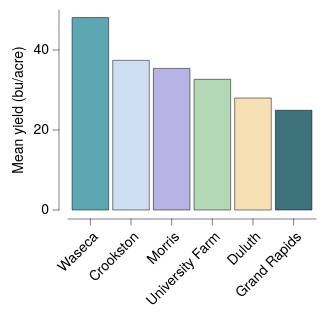

Here is the Vega-Lite specification saved for this chart:
### Vega-Lite specification from a JSON file in a GitHub repository (floating-point values rounded to 4 significant figures)
{"background": null, "config": {"arc": {"fill": "#DBDBDB", "fillOpacity": 1.0, "innerRadius": 25.0, "padAngle": 0.03, "stroke": "black", "strokeOpacity": 1, "strokeWidth": 0.25}, "area": {"fill": "#DBDBDB", "fillOpacity": 1.0, "stroke": "black", "strokeOpacity": 1, "strokeWidth": 0.25}, "axis": {"domain": true, "domainCap": "round", "domainColor": "black", "domainWidth": 0.25, "grid": false, "gridCap": "round", "gridColor": "#F1F1F1", "gridDash": [0, 0], "gridOpacity": 1.0, "gridWidth": 0.25, "labelColor": "black", "labelFont": "Helvetica Neue, HelveticaNeue, Helvetica, Arial, sans-serif", "labelFontSize": 7, "labelFontStyle": "normal", "labelFontWeight": 400, "offset": 4.5, "ticks": true, "tickCap": "round", "tickColor": "black", "tickRound": false, "tickSize": 3, "tickWidth": 0.25, "titleColor": "black", "titleFont": "Helvetica Neue, HelveticaNeue, Helvetica, Arial, sans-serif", "titleFontSize": 7, "titleFontStyle": "normal", "titleFontWeight": 400}, "axisX": {"domain": true, "labelAlign": "right", "labelAngle": 315, "labels": true, "ticks": true, "translate": 0}, "axisY": {"domain": true, "labelAlign": "right", "labelAngle": 0, "labels": true, "ticks": true, "translate": 0}, "axisRight": {"domain": true, "labelAlign": "left", "labelAngle": 0, "labels": true, "ticks": true, "translate": 0}, "axisTop": {"domain": true, "labelAlign": "left", "labelAngle": 45, "labels": true, "ticks": true, "translate": 0}, "axisBand": {"tickOffset": 0}, "bar": {"fill": "#DBDBDB", "fillOpacity": 1.0, "stroke": "black", "strokeOpacity": 1, "strokeWidth": 0.25}, "boxplot": {"size": 9.0, "ticks": {"cornerRadius": 0.25, "fill": "black", "opacity": 1, "size": 4.5, "thickness": 0.25}, "box": {"fillOpacity": 1.0, "stroke": "black", "strokeOpacity": 1, "strokeWidth": 0.25}, "median": {"cornerRadius": 0, "fill": "black", "fillOpacity": 1.0, "opacity": 1, "size": 9.0, "thickness": 0.25}, "rule": {"fill": "black", "fillOpacity": 1.0, "size": 10.0, "stroke": "black", "strokeDash": [0, 0], "strokeOpacity": 1, "strokeWidth": 0.25}, "outliers": {"color": "black", "fill": "black", "fillOpacity": 1.0, "size": 0, "stroke": "black", "strokeOpacity": 1, "strokeWidth": 0.25}}, "circle": {"fill": "black", "fillOpacity": 1.0, "size": 1.25, "stroke": null, "strokeOpacity": 1, "strokeWidth": 0.25}, "errorband": {"band": {"fillOpacity": 0.6, "stroke": null, "strokeWidth": 0.25, "strokeOpacity": 1}, "borders": {"opacity": 0, "strokeOpacity": 0.25, "strokeWidth": 1}}, "errorbar": {"opacity": 1, "rule": {"strokeDash": [0, 0], "strokeWidth": 0.25}, "ticks": {"color": "black", "cornerRadius": 0.125, "opacity": 1, "size": 6.0, "thickness": 0.25}, "thickness": 0.25}, "font": "Helvetica Neue, HelveticaNeue, Helvetica, Arial, sans-serif", "geoshape": {"fill": "#DBDBDB", "fillOpacity": 1.0, "stroke": "black", "strokeOpacity": 1, "strokeWidth": 0.25}, "header": {"labelColor": "black", "labelFont": "Helvetica Neue, HelveticaNeue, Helvetica, Arial, sans-serif", "labelFontSize": 7, "labelFontStyle": "normal", "labelFontWeight": 400, "titleColor": "black", "titleFont": "Helvetica Neue, HelveticaNeue, Helvetica, Arial, sans-serif", "titleFontSize": 7, "titleFontStyle": "normal", "titleFontWeight": 400, "titlePadding": 0}, "legend": {"disable": false, "offset": 4.5, "titlePadding": 4, "labelOffset": 2, "gradientLabelOffset": 2, "gradientLength": 50.0, "gradientThickness": 5.0, "gradientOpacity": 1.0, "gradientStrokeColor": "black", "gradientStrokeWidth": 0.25, "labelColor": "black", "labelFont": "Helvetica Neue, HelveticaNeue, Helvetica, Arial, sans-serif", "labelFontSize": 7, "labelFontStyle": "normal", "labelFontWeight": 400, "strokeColor": "black", "strokeWidth": 0, "symbolSize": 42, "symbolStrokeColor": "black", "symbolStrokeWidth": 0.25, "titleColor": "black", "titleFont": "Helvetica Neue, HelveticaNeue, Helvetica, Arial, sans-serif", "titleFontSize": 7, "titleFontStyle": "normal", "titleFontWeight": 400}, "line": {"color": "black", "stroke": "black", "strokeCap": "round", "strokeDash": [0, 0], "strokeOpacity": 1, "strokeWidth": 0.375}, "point": {"filled": true, "fill": "#DBDBDB", "fillOpacity": 1.0, "size": 5.0, "stroke": "black", "strokeOpacity": 1, "strokeWidth": 0.25}, "range": {"category": ["#5CA7B1", "#CDDEF3", "#B7B3E4", "#B3DAB5", "#F5E1B3", "#3D727B", "#8AA8D2", "#867DAC", "#80A988", "#CBB17A", "#204148", "#59719A", "#584C77", "#507B5F", "#9D824D"], "diverging": {"scheme": ["#C35082", "#CE6D94", "#D989A7", "#E2A4BA", "#EABFCE", "#F1DBE2", "#F6F6F6", "#D7E0EB", "#B9CBE0", "#9BB6D5", "#7DA1C9", "#5F8CBD", "#4177B1"]}, "heatmap": {"scheme": ["#32022B", "#43044D", "#4C196E", "#4D338C", "#484DA6", "#3A68BB", "#1D83CA", "#1D9CCB", "#23B5C9", "#28CDC5", "#4DE0B4", "#91EE9F"]}, "ordinal": {"scheme": ["#F1F1F1", "#DBDBDB", "#C6C6C6", "#B2B2B2", "#9D9D9D", "#898989", "#767676", "#636363", "#515151", "#404040", "#2F2F2F", "#1F1F1F"]}, "ramp": {"scheme": ["#32022B", "#43044D", "#4C196E", "#4D338C", "#484DA6", "#3A68BB", "#1D83CA", "#1D9CCB", "#23B5C9", "#28CDC5", "#4DE0B4", "#91EE9F"]}}, "rule": {"color": "black", "stroke": "black", "strokeCap": "round", "strokeDash": [2, 2], "strokeOpacity": 1, "strokeWidth": 0.25}, "scale": {"bandPaddingInner": 0.1, "bandPaddingOuter": 0.1, "round": false}, "rect": {"fill": "#DBDBDB", "fillOpacity": 1.0, "stroke": "black", "strokeOpacity": 1, "strokeWidth": 0.25}, "square": {"fill": "#DBDBDB", "fillOpacity": 1.0, "size": 10.0, "stroke": "black", "strokeOpacity": 1, "strokeWidth": 0.25}, "text": {"color": "black", "font": "Helvetica Neue, HelveticaNeue, Helvetica, Arial, sans-serif", "fontSize": 7, "fontStyle": "normal", "fontWeight": 400}, "tick": {"color": "black", "cornerRadius": 0.125, "opacity": 1.0, "size": 9.0, "thickness": 0.25}, "title": {"anchor": "middle", "frame": "group", "color": "black", "font": "Helvetica Neue, HelveticaNeue, Helvetica, Arial, sans-serif", "fontSize": 7, "fontStyle": "normal", "fontWeight": 400, "subtitleColor": "black", "subtitleFont": "Helvetica Neue, HelveticaNeue, Helvetica, Arial, sans-serif", "subtitleFontSize": "Helvetica Neue, HelveticaNeue, Helvetica, Arial, sans-serif", "subtitleFontStyle": "normal", "subtitleFontWeight": 400}, "trail": {"color": "black", "opacity": 1, "size": 0.375}, "view": {"continuousWidth": 124, "continuousHeight": 100, "discreteWidth": 124, "discreteHeight": 100, "fill": null, "stroke": null, "strokeWidth": 0.25}}, "data": {"name": "data-9cc0564cb5591205eeeca8d2429dd11b"}, "mark": {"type": "bar"}, "encoding": {"color": {"field": "site", "legend": null, "scale": {"domain": ["Waseca", "Crookston", "Morris", "University Farm", "Duluth", "Grand Rapids"]}, "sort": ["Waseca", "Crookston", "Morris", "University Farm", "Duluth", "Grand Rapids"], "type": "nominal"}, "x": {"field": "site", "sort": ["Waseca", "Crookston", "Morris", "University Farm", "Duluth", "Grand Rapids"], "title": null, "type": "nominal"}, "y": {"aggregate": "mean", "field": "yield", "title": "Mean yield (bu/acre)", "type": "quantitative"}}, "$schema": "https://vega.github.io/schema/vega-lite/v6.4.1.json", "datasets": {"data-9cc0564cb5591205eeeca8d2429dd11b": [{"yield": 27.0, "variety": "Manchuria", "year": 1931, "site": "University Farm"}, {"yield": 48.87, "variety": "Manchuria", "year": 1931, "site": "Waseca"}, {"yield": 27.43, "variety": "Manchuria", "year": 1931, "site": "Morris"}, {"yield": 39.93, "variety": "Manchuria", "year": 1931, "site": "Crookston"}, {"yield": 32.97, "variety": "Manchuria", "year": 1931, "site": "Grand Rapids"}, {"yield": 28.97, "variety": "Manchuria", "year": 1931, "site": "Duluth"}, {"yield": 43.07, "variety": "Glabron", "year": 1931, "site": "University Farm"}, {"yield": 55.2, "variety": "Glabron", "year": 1931, "site": "Waseca"}, {"yield": 28.77, "variety": "Glabron", "year": 1931, "site": "Morris"}, {"yield": 38.13, "variety": "Glabron", "year": 1931, "site": "Crookston"}, {"yield": 29.13, "variety": "Glabron", "year": 1931, "site": "Grand Rapids"}, {"yield": 29.67, "variety": "Glabron", "year": 1931, "site": "Duluth"}, {"yield": 35.13, "variety": "Svansota", "year": 1931, "site": "University Farm"}, {"yield": 47.33, "variety": "Svansota", "year": 1931, "site": "Waseca"}, {"yield": 25.77, "variety": "Svansota", "year": 1931, "site": "Morris"}, {"yield": 40.47, "variety": "Svansota", "year": 1931, "site": "Crookston"}, {"yield": 29.67, "variety": "Svansota", "year": 1931, "site": "Grand Rapids"}, {"yield": 25.7, "variety": "Svansota", "year": 1931, "site": "Duluth"}, {"yield": 39.9, "variety": "Velvet", "year": 1931, "site": "University Farm"}, {"yield": 50.23, "variety": "Velvet", "year": 1931, "site": "Waseca"}, {"yield": 26.13, "variety": "Velvet", "year": 1931, "site": "Morris"}, {"yield": 41.33, "variety": "Velvet", "year": 1931, "site": "Crookston"}, {"yield": 23.03, "variety": "Velvet", "year": 1931, "site": "Grand Rapids"}, {"yield": 26.3, "variety": "Velvet", "year": 1931, "site": "Duluth"}, {"yield": 36.57, "variety": "Trebi", "year": 1931, "site": "University Farm"}, {"yield": 63.83, "variety": "Trebi", "year": 1931, "site": "Waseca"}, {"yield": 43.77, "variety": "Trebi", "year": 1931, "site": "Morris"}, {"yield": 46.93, "variety": "Trebi", "year": 1931, "site": "Crookston"}, {"yield": 29.77, "variety": "Trebi", "year": 1931, "site": "Grand Rapids"}, {"yield": 33.93, "variety": "Trebi", "year": 1931, "site": "Duluth"}, {"yield": 43.27, "variety": "No. 457", "year": 1931, "site": "University Farm"}, {"yield": 58.1, "variety": "No. 457", "year": 1931, "site": "Waseca"}, {"yield": 28.7, "variety": "No. 457", "year": 1931, "site": "Morris"}, {"yield": 45.67, "variety": "No. 457", "year": 1931, "site": "Crookston"}, {"yield": 32.17, "variety": "No. 457", "year": 1931, "site": "Grand Rapids"}, {"yield": 33.6, "variety": "No. 457", "year": 1931, "site": "Duluth"}, {"yield": 36.6, "variety": "No. 462", "year": 1931, "site": "University Farm"}, {"yield": 65.77, "variety": "No. 462", "year": 1931, "site": "Waseca"}, {"yield": 30.37, "variety": "No. 462", "year": 1931, "site": "Morris"}, {"yield": 48.57, "variety": "No. 462", "year": 1931, "site": "Crookston"}, {"yield": 24.93, "variety": "No. 462", "year": 1931, "site": "Grand Rapids"}, {"yield": 28.1, "variety": "No. 462", "year": 1931, "site": "Duluth"}, {"yield": 32.77, "variety": "Peatland", "year": 1931, "site": "University Farm"}, {"yield": 48.57, "variety": "Peatland", "year": 1931, "site": "Waseca"}, {"yield": 29.87, "variety": "Peatland", "year": 1931, "site": "Morris"}, {"yield": 41.6, "variety": "Peatland", "year": 1931, "site": "Crookston"}, {"yield": 34.7, "variety": "Peatland", "year": 1931, "site": "Grand Rapids"}, {"yield": 32.0, "variety": "Peatland", "year": 1931, "site": "Duluth"}, {"yield": 24.67, "variety": "No. 475", "year": 1931, "site": "University Farm"}, {"yield": 46.77, "variety": "No. 475", "year": 1931, "site": "Waseca"}, {"yield": 22.6, "variety": "No. 475", "year": 1931, "site": "Morris"}, {"yield": 44.1, "variety": "No. 475", "year": 1931, "site": "Crookston"}, {"yield": 19.7, "variety": "No. 475", "year": 1931, "site": "Grand Rapids"}, {"yield": 33.07, "variety": "No. 475", "year": 1931, "site": "Duluth"}, {"yield": 39.3, "variety": "Wisconsin No. 38", "year": 1931, "site": "University Farm"}, {"yield": 58.8, "variety": "Wisconsin No. 38", "year": 1931, "site": "Waseca"}, {"yield": 29.47, "variety": "Wisconsin No. 38", "year": 1931, "site": "Morris"}, {"yield": 49.87, "variety": "Wisconsin No. 38", "year": 1931, "site": "Crookston"}, {"yield": 34.47, "variety": "Wisconsin No. 38", "year": 1931, "site": "Grand Rapids"}, {"yield": 31.6, "variety": "Wisconsin No. 38", "year": 1931, "site": "Duluth"}, {"yield": 26.9, "variety": "Manchuria", "year": 1932, "site": "University Farm"}, {"yield": 33.47, "variety": "Manchuria", "year": 1932, "site": "Waseca"}, {"yield": 34.37, "variety": "Manchuria", "year": 1932, "site": "Morris"}, {"yield": 32.97, "variety": "Manchuria", "year": 1932, "site": "Crookston"}, {"yield": 22.13, "variety": "Manchuria", "year": 1932, "site": "Grand Rapids"}, {"yield": 22.57, "variety": "Manchuria", "year": 1932, "site": "Duluth"}, {"yield": 36.8, "variety": "Glabron", "year": 1932, "site": "University Farm"}, {"yield": 37.73, "variety": "Glabron", "year": 1932, "site": "Waseca"}, {"yield": 35.13, "variety": "Glabron", "year": 1932, "site": "Morris"}, {"yield": 26.17, "variety": "Glabron", "year": 1932, "site": "Crookston"}, {"yield": 14.43, "variety": "Glabron", "year": 1932, "site": "Grand Rapids"}, {"yield": 25.87, "variety": "Glabron", "year": 1932, "site": "Duluth"}, {"yield": 27.43, "variety": "Svansota", "year": 1932, "site": "University Farm"}, {"yield": 38.5, "variety": "Svansota", "year": 1932, "site": "Waseca"}, {"yield": 35.03, "variety": "Svansota", "year": 1932, "site": "Morris"}, {"yield": 20.63, "variety": "Svansota", "year": 1932, "site": "Crookston"}, {"yield": 16.63, "variety": "Svansota", "year": 1932, "site": "Grand Rapids"}, {"yield": 22.23, "variety": "Svansota", "year": 1932, "site": "Duluth"}, {"yield": 26.8, "variety": "Velvet", "year": 1932, "site": "University Farm"}, {"yield": 37.4, "variety": "Velvet", "year": 1932, "site": "Waseca"}, {"yield": 38.83, "variety": "Velvet", "year": 1932, "site": "Morris"}, {"yield": 32.07, "variety": "Velvet", "year": 1932, "site": "Crookston"}, {"yield": 32.23, "variety": "Velvet", "year": 1932, "site": "Grand Rapids"}, {"yield": 22.47, "variety": "Velvet", "year": 1932, "site": "Duluth"}, {"yield": 29.07, "variety": "Trebi", "year": 1932, "site": "University Farm"}, {"yield": 49.23, "variety": "Trebi", "year": 1932, "site": "Waseca"}, {"yield": 46.63, "variety": "Trebi", "year": 1932, "site": "Morris"}, {"yield": 41.83, "variety": "Trebi", "year": 1932, "site": "Crookston"}, {"yield": 20.63, "variety": "Trebi", "year": 1932, "site": "Grand Rapids"}, {"yield": 30.6, "variety": "Trebi", "year": 1932, "site": "Duluth"}, {"yield": 26.43, "variety": "No. 457", "year": 1932, "site": "University Farm"}, {"yield": 42.2, "variety": "No. 457", "year": 1932, "site": "Waseca"}, {"yield": 43.53, "variety": "No. 457", "year": 1932, "site": "Morris"}, {"yield": 34.33, "variety": "No. 457", "year": 1932, "site": "Crookston"}, {"yield": 19.47, "variety": "No. 457", "year": 1932, "site": "Grand Rapids"}, {"yield": 22.7, "variety": "No. 457", "year": 1932, "site": "Duluth"}, {"yield": 25.57, "variety": "No. 462", "year": 1932, "site": "University Farm"}, {"yield": 44.7, "variety": "No. 462", "year": 1932, "site": "Waseca"}, {"yield": 47.0, "variety": "No. 462", "year": 1932, "site": "Morris"}, {"yield": 30.53, "variety": "No. 462", "year": 1932, "site": "Crookston"}, {"yield": 19.9, "variety": "No. 462", "year": 1932, "site": "Grand Rapids"}, {"yield": 22.5, "variety": "No. 462", "year": 1932, "site": "Duluth"}, {"yield": 28.07, "variety": "Peatland", "year": 1932, "site": "University Farm"}, {"yield": 36.03, "variety": "Peatland", "year": 1932, "site": "Waseca"}, {"yield": 43.2, "variety": "Peatland", "year": 1932, "site": "Morris"}, {"yield": 25.23, "variety": "Peatland", "year": 1932, "site": "Crookston"}, {"yield": 26.77, "variety": "Peatland", "year": 1932, "site": "Grand Rapids"}, {"yield": 31.37, "variety": "Peatland", "year": 1932, "site": "Duluth"}, {"yield": 30.0, "variety": "No. 475", "year": 1932, "site": "University Farm"}, {"yield": 41.27, "variety": "No. 475", "year": 1932, "site": "Waseca"}, {"yield": 44.23, "variety": "No. 475", "year": 1932, "site": "Morris"}, {"yield": 32.13, "variety": "No. 475", "year": 1932, "site": "Crookston"}, {"yield": 15.23, "variety": "No. 475", "year": 1932, "site": "Grand Rapids"}, {"yield": 27.37, "variety": "No. 475", "year": 1932, "site": "Duluth"}, {"yield": 38.0, "variety": "Wisconsin No. 38", "year": 1932, "site": "University Farm"}, {"yield": 58.17, "variety": "Wisconsin No. 38", "year": 1932, "site": "Waseca"}, {"yield": 47.17, "variety": "Wisconsin No. 38", "year": 1932, "site": "Morris"}, {"yield": 35.9, "variety": "Wisconsin No. 38", "year": 1932, "site": "Crookston"}, {"yield": 20.67, "variety": "Wisconsin No. 38", "year": 1932, "site": "Grand Rapids"}, {"yield": 29.33, "variety": "Wisconsin No. 38", "year": 1932, "site": "Duluth"}]}}
